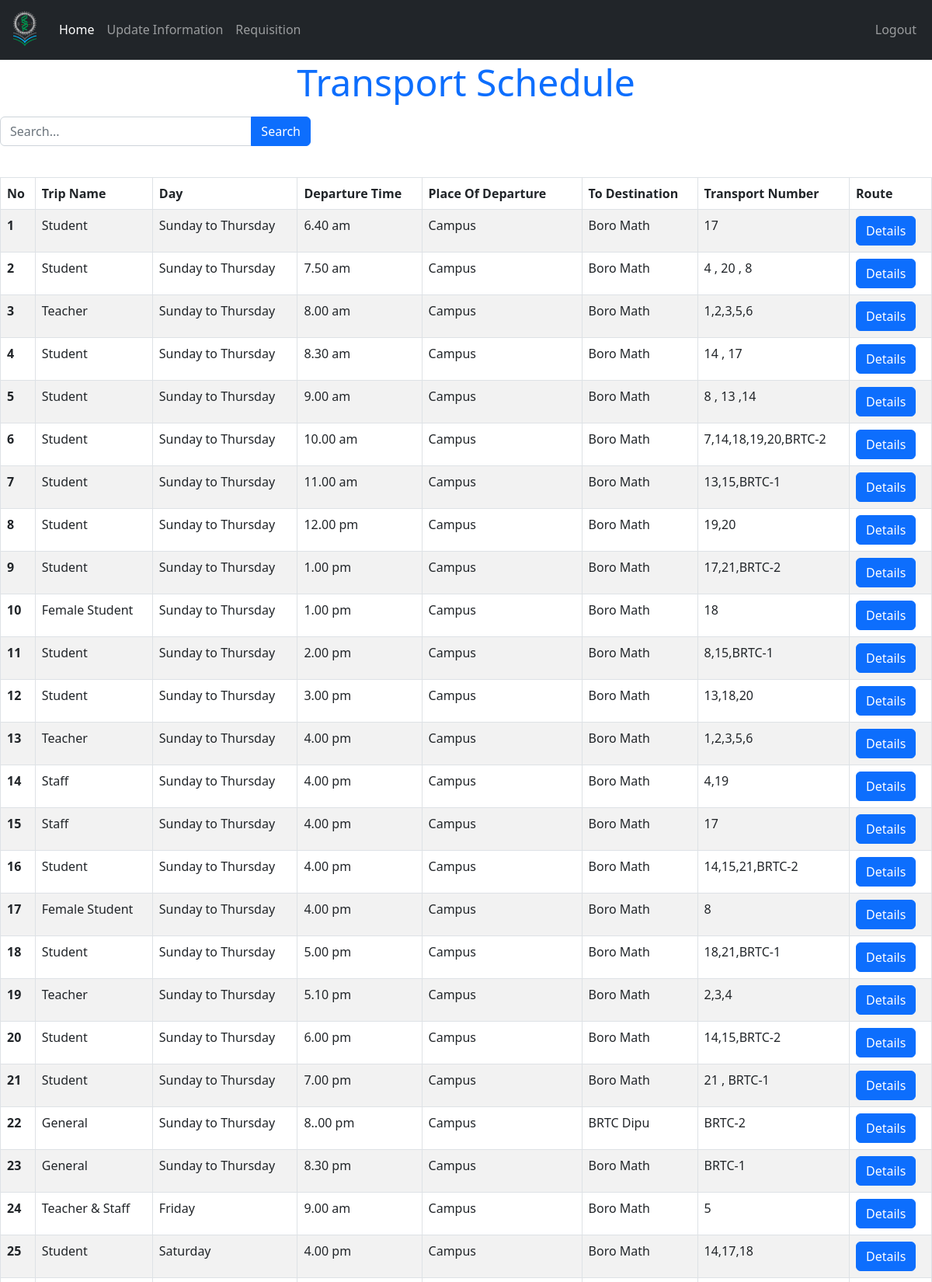
Screenshot of /Teacher/index.php (signed in, upper part) with the database file from the repository.
### tables this page shows
CREATE TABLE `t_special_campus` (
  `ID` int(20) NOT NULL,
  `t_name` varchar(200) NOT NULL,
  `time` varchar(200) NOT NULL,
  `from_d` varchar(200) NOT NULL,
  `to_d` varchar(200) NOT NULL,
  `t_no` varchar(200) NOT NULL,
  `day` varchar(200) NOT NULL
);

### req/AllFunction.php (called while the page is built, shortened)
<?php
function getAllTransportSpecialCampus($conn){
  $sql = "SELECT * FROM t_special_campus";
  $stmt = $conn->prepare($sql);
  $stmt->execute();
  if ($stmt->rowCount() >= 1) {
    $transport = $stmt->fetchAll();
    return $transport;
  }else {
    return 0;
  }
}

### Teacher/index.php (the view, shortened to what this page needs)
<?php
if (isset($_SESSION['teacher_id']) &&
    isset($_SESSION['role'])) {
    if ($_SESSION['role'] == 'Teacher') {
       include "../DB_connection.php";
       include('../req/AllFunction.php');
       $transport_special_campus = getAllTransportSpecialCampus($conn);
 ?>
<!DOCTYPE html>
<html lang="en">
<head>
	<link rel="stylesheet" href="https://cdn.jsdelivr.net/npm/bootstrap@5.2.0/dist/css/bootstrap.min.css">
	<link rel="stylesheet" href="../css/style.css">
  <link rel="stylesheet" href="https://cdnjs.cloudflare.com/ajax/libs/font-awesome/4.7.0/css/font-awesome.min.css">
</head>
<body>
    <?php
        include "inc/navbar.php";
        if (($transport_special_campus !=0) ) {
          ?>
            <h2 class="display-5 text-center text-primary"><b> Transport Schedule</b>
          </h2>
          <form action="./index_tschdule_search.php"
                 class="mt-3 n-table"
                 id="search"
                 method="get">
             <div class="input-group mb-3 w-50">
                <input type="text"
                       class="form-control"
                       name="searchKey"
                       placeholder="Search...">
                <button class="btn btn-primary">
                       Search
                      </button>
             </div>
           </form>
          <div class="table-responsive ml-4 mr-4">
            <table class="table table-bordered mt-4 table-striped table-hover">
              <thead>
                <tr>
                  <th scope="col">No</th>
                  <th scope="col">Trip Name</th>
                  <th scope="col">Day</th>
                  <th scope="col">Departure Time</th>
                  <th scope="col">Place Of Departure</th>
                  <th scope="col">To Destination</th>
                  <th scope="col">Transport Number</th>
                  <th scope="col">Route </th>
                </tr>
              </thead>
              <tbody>
                <?php $i = 0;
                foreach ($transport_special_campus as $t3) {
                  $i++; ?>
                  <tr>
                    <th scope="row">
                      <?= $i ?>
                    </th>
                    <td>
                      <?= $t3['t_name'] ?>
                    </td>
                    <td>
                      <?= $t3['day'] ?>
                    </td>
                    <td>
                      <?= $t3['time'] ?>
                    </td>
                    <td>
                      <?= $t3['from_d'] ?>
                    </td>
                    <td>
                      <?= $t3['to_d'] ?>
                    </td>
                    <td>
                      <?= $t3['t_no'] ?>
                    </td>
                    <td>
                      <button type="button" class="btn btn-primary" data-bs-toggle="modal" data-bs-target="#campus_to_town_special">
                        Details
                      </button>
                    </td>
                  </tr>
                <?php } ?>
              </tbody>
            </table>
          </div>
     <?php
        }else {
          header("Location: logout.php?error=An error occurred");
          exit;
        }
     ?>
</body>
</html>
<?php
  }else {
    header("Location: ../login.php");
    exit;
  }
}else {
	header("Location: ../login.php");
	exit;
}
?>

### css/style.css (style rules this page uses)
.n-table { max-width: 800px; }

### rows the page displays
t_special_campus: t_name "Student", day "Sunday to Thursday", time "6.40 am", from_d "Campus", to_d "Boro Math", t_no "17"
t_special_campus: t_name "Student", day "Sunday to Thursday", time "7.50 am", from_d "Campus", to_d "Boro Math", t_no "4 , 20 , 8"
t_special_campus: t_name "Teacher", day "Sunday to Thursday", time "8.00 am", from_d "Campus", to_d "Boro Math", t_no "1,2,3,5,6"
t_special_campus: t_name "Student", day "Sunday to Thursday", time "8.30 am", from_d "Campus", to_d "Boro Math", t_no "14 , 17"
t_special_campus: t_name "Student", day "Sunday to Thursday", time "9.00 am", from_d "Campus", to_d "Boro Math", t_no "8 , 13 ,14"
t_special_campus: t_name "Student", day "Sunday to Thursday", time "10.00 am", from_d "Campus", to_d "Boro Math", t_no "7,14,18,19,20,BRTC-2"
t_special_campus: t_name "Student", day "Sunday to Thursday", time "11.00 am", from_d "Campus", to_d "Boro Math", t_no "13,15,BRTC-1"
t_special_campus: t_name "Student", day "Sunday to Thursday", time "12.00 pm", from_d "Campus", to_d "Boro Math", t_no "19,20"
t_special_campus: t_name "Student", day "Sunday to Thursday", time "1.00 pm", from_d "Campus", to_d "Boro Math", t_no "17,21,BRTC-2"
t_special_campus: t_name "Female Student", day "Sunday to Thursday", time "1.00 pm", from_d "Campus", to_d "Boro Math", t_no "18"
t_special_campus: t_name "Student", day "Sunday to Thursday", time "2.00 pm", from_d "Campus", to_d "Boro Math", t_no "8,15,BRTC-1"
t_special_campus: t_name "Student", day "Sunday to Thursday", time "3.00 pm", from_d "Campus", to_d "Boro Math", t_no "13,18,20"
t_special_campus: t_name "Teacher", day "Sunday to Thursday", time "4.00 pm", from_d "Campus", to_d "Boro Math", t_no "1,2,3,5,6"
t_special_campus: t_name "Staff", day "Sunday to Thursday", time "4.00 pm", from_d "Campus", to_d "Boro Math", t_no "4,19"
t_special_campus: t_name "Staff", day "Sunday to Thursday", time "4.00 pm", from_d "Campus", to_d "Boro Math", t_no "17"
t_special_campus: t_name "Student", day "Sunday to Thursday", time "4.00 pm", from_d "Campus", to_d "Boro Math", t_no "14,15,21,BRTC-2"
t_special_campus: t_name "Female Student", day "Sunday to Thursday", time "4.00 pm", from_d "Campus", to_d "Boro Math", t_no "8"
t_special_campus: t_name "Student", day "Sunday to Thursday", time "5.00 pm", from_d "Campus", to_d "Boro Math", t_no "18,21,BRTC-1"
t_special_campus: t_name "Teacher", day "Sunday to Thursday", time "5.10 pm", from_d "Campus", to_d "Boro Math", t_no "2,3,4"
t_special_campus: t_name "Student", day "Sunday to Thursday", time "6.00 pm", from_d "Campus", to_d "Boro Math", t_no "14,15,BRTC-2"
t_special_campus: t_name "Student", day "Sunday to Thursday", time "7.00 pm", from_d "Campus", to_d "Boro Math", t_no "21 , BRTC-1"
t_special_campus: t_name "General", day "Sunday to Thursday", time "8..00 pm", from_d "Campus", to_d "BRTC Dipu", t_no "BRTC-2"
t_special_campus: t_name "General", day "Sunday to Thursday", time "8.30 pm", from_d "Campus", to_d "Boro Math", t_no "BRTC-1"
t_special_campus: t_name "Teacher & Staff", day "Friday", time "9.00 am", from_d "Campus", to_d "Boro Math", t_no "5"
t_special_campus: t_name "Student", day "Saturday", time "4.00 pm", from_d "Campus", to_d "Boro Math", t_no "14,17,18"
